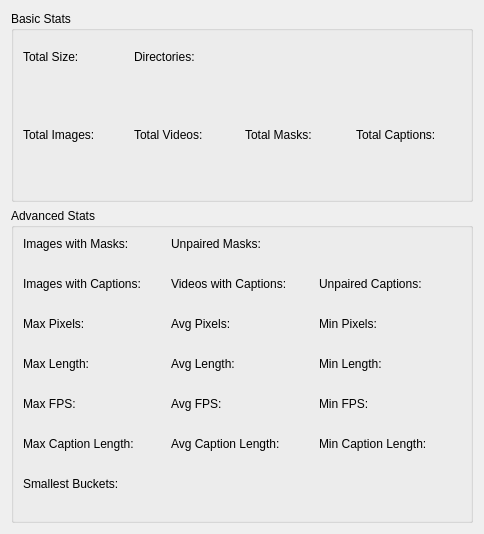
         <widget class="QWidget" name="scrollAreaWidgetContents">
          <property name="geometry">
           <rect>
            <x>0</x>
            <y>0</y>
            <width>484</width>
            <height>534</height>
           </rect>
          </property>
          <layout class="QVBoxLayout" name="verticalLayout">
           <item>
            <widget class="QGroupBox" name="groupBox_2">
             <property name="title">
              <string>Basic Stats</string>
             </property>
             <layout class="QGridLayout" name="gridLayout_7">
              <item row="0" column="1">
               <widget class="QLabel" name="label_22">
                <property name="text">
                 <string>Directories:</string>
                </property>
               </widget>
              </item>
              <item row="3" column="1">
               <widget class="QLabel" name="videoCountLbl">
                <property name="text">
                 <string/>
                </property>
               </widget>
              </item>
              <item row="2" column="0">
               <widget class="QLabel" name="label_33">
                <property name="text">
                 <string>Total Images:</string>
                </property>
               </widget>
              </item>
              <item row="2" column="1">
               <widget class="QLabel" name="label_34">
                <property name="text">
                 <string>Total Videos:</string>
                </property>
               </widget>
              </item>
              <item row="1" column="0">
               <widget class="QLabel" name="fileSizeLbl">
                <property name="text">
                 <string/>
                </property>
               </widget>
              </item>
              <item row="3" column="2">
               <widget class="QLabel" name="maskCountLbl">
                <property name="text">
                 <string/>
                </property>
               </widget>
              </item>
              <item row="1" column="1">
               <widget class="QLabel" name="dirCountLbl">
                <property name="text">
                 <string/>
                </property>
               </widget>
              </item>
              <item row="3" column="3">
               <widget class="QLabel" name="captionCountLbl">
                <property name="text">
                 <string/>
                </property>
               </widget>
              </item>
              <item row="3" column="0">
               <widget class="QLabel" name="imageCountLbl">
                <property name="text">
                 <string/>
                </property>
               </widget>
              </item>
              <item row="2" column="3">
               <widget class="QLabel" name="label_36">
                <property name="text">
                 <string>Total Captions:</string>
                </property>
               </widget>
              </item>
              <item row="0" column="0">
               <widget class="QLabel" name="label_21">
                <property name="text">
                 <string>Total Size:</string>
                </property>
               </widget>
              </item>
              <item row="2" column="2">
               <widget class="QLabel" name="label_35">
                <property name="text">
                 <string>Total Masks:</string>
                </property>
               </widget>
              </item>
             </layout>
            </widget>
           </item>
           <item>
            <widget class="QGroupBox" name="groupBox_3">
             <property name="title">
              <string>Advanced Stats</string>
             </property>
             <layout class="QGridLayout" name="gridLayout_8">
              <item row="6" column="2">
               <widget class="QLabel" name="label_53">
                <property name="text">
                 <string>Min Pixels:</string>
                </property>
               </widget>
              </item>
              <item row="6" column="1">
               <widget class="QLabel" name="label_52">
                <property name="text">
                 <string>Avg Pixels:</string>
                </property>
               </widget>
              </item>
              <item row="3" column="0">
               <widget class="QLabel" name="imageCountMaskLbl">
                <property name="text">
                 <string/>
                </property>
               </widget>
              </item>
              <item row="7" column="1">
               <widget class="QLabel" name="avgPixelsLbl">
                <property name="text">
                 <string/>
                </property>
               </widget>
              </item>
              <item row="12" column="0">
               <widget class="QLabel" name="label_69">
                <property name="text">
                 <string>Max Caption Length:</string>
                </property>
               </widget>
              </item>
              <item row="5" column="0">
               <widget class="QLabel" name="imageCountCaptionLbl">
                <property name="text">
                 <string/>
                </property>
               </widget>
              </item>
              <item row="4" column="0">
               <widget class="QLabel" name="label_46">
                <property name="text">
                 <string>Images with Captions:</string>
                </property>
               </widget>
              </item>
              <item row="14" column="0">
               <widget class="QLabel" name="captionMaxLbl">
                <property name="text">
                 <string/>
                </property>
               </widget>
              </item>
              <item row="4" column="2">
               <widget class="QLabel" name="label_48">
                <property name="text">
                 <string>Unpaired Captions:</string>
                </property>
               </widget>
              </item>
              <item row="14" column="2">
               <widget class="QLabel" name="captionMinLbl">
                <property name="text">
                 <string/>
                </property>
               </widget>
              </item>
              <item row="5" column="1">
               <widget class="QLabel" name="videoCountCaptionLbl">
                <property name="text">
                 <string/>
                </property>
               </widget>
              </item>
              <item row="6" column="0">
               <widget class="QLabel" name="label_51">
                <property name="text">
                 <string>Max Pixels:</string>
                </property>
               </widget>
              </item>
              <item row="9" column="0">
               <widget class="QLabel" name="lengthMaxLbl">
                <property name="text">
                 <string/>
                </property>
               </widget>
              </item>
              <item row="3" column="1">
               <widget class="QLabel" name="maskCountUnpairedLbl">
                <property name="text">
                 <string/>
                </property>
               </widget>
              </item>
              <item row="10" column="1">
               <widget class="QLabel" name="label_64">
                <property name="text">
                 <string>Avg FPS:</string>
                </property>
               </widget>
              </item>
              <item row="10" column="0">
               <widget class="QLabel" name="label_63">
                <property name="text">
                 <string>Max FPS:</string>
                </property>
               </widget>
              </item>
              <item row="7" column="0">
               <widget class="QLabel" name="maxPixelsLbl">
                <property name="text">
                 <string/>
                </property>
               </widget>
              </item>
              <item row="8" column="1">
               <widget class="QLabel" name="label_58">
                <property name="text">
                 <string>Avg Length:</string>
                </property>
               </widget>
              </item>
              <item row="11" column="1">
               <widget class="QLabel" name="fpsAvgLbl">
                <property name="text">
                 <string/>
                </property>
               </widget>
              </item>
              <item row="8" column="0">
               <widget class="QLabel" name="label_57">
                <property name="text">
                 <string>Max Length:</string>
                </property>
               </widget>
              </item>
              <item row="9" column="2">
               <widget class="QLabel" name="lengthMinLbl">
                <property name="text">
                 <string/>
                </property>
               </widget>
              </item>
              <item row="12" column="1">
               <widget class="QLabel" name="label_70">
                <property name="text">
                 <string>Avg Caption Length:</string>
                </property>
               </widget>
              </item>
              <item row="9" column="1">
               <widget class="QLabel" name="lengthAvgLbl">
                <property name="text">
                 <string/>
                </property>
               </widget>
              </item>
              <item row="11" column="2">
               <widget class="QLabel" name="fpsMinLbl">
                <property name="text">
                 <string/>
                </property>
               </widget>
              </item>
              <item row="8" column="2">
               <widget class="QLabel" name="label_59">
                <property name="text">
                 <string>Min Length:</string>
                </property>
               </widget>
              </item>
              <item row="10" column="2">
               <widget class="QLabel" name="label_65">
                <property name="text">
                 <string>Min FPS:</string>
                </property>
               </widget>
              </item>
              <item row="2" column="0">
               <widget class="QLabel" name="label_41">
                <property name="text">
                 <string>Images with Masks:</string>
                </property>
               </widget>
              </item>
              <item row="15" column="0">
               <widget class="QLabel" name="label_75">
                <property name="text">
                 <string>Smallest Buckets:</string>
                </property>
               </widget>
              </item>
              <item row="2" column="1">
               <widget class="QLabel" name="label_42">
                <property name="text">
                 <string>Unpaired Masks:</string>
                </property>
               </widget>
              </item>
              <item row="11" column="0">
               <widget class="QLabel" name="fpsMaxLbl">
                <property name="text">
                 <string/>
                </property>
               </widget>
              </item>
              <item row="12" column="2">
               <widget class="QLabel" name="label_71">
                <property name="text">
                 <string>Min Caption Length:</string>
                </property>
               </widget>
              </item>
              <item row="14" column="1">
               <widget class="QLabel" name="captionAvgLbl">
                <property name="text">
                 <string/>
                </property>
               </widget>
              </item>
              <item row="5" column="2">
               <widget class="QLabel" name="unpairedCaptionsLbl">
                <property name="text">
                 <string/>
                </property>
               </widget>
              </item>
              <item row="7" column="2">
               <widget class="QLabel" name="minPixelsLbl">
                <property name="text">
                 <string/>
                </property>
               </widget>
              </item>
              <item row="4" column="1">
               <widget class="QLabel" name="label_47">
                <property name="text">
                 <string>Videos with Captions:</string>
                </property>
               </widget>
              </item>
              <item row="16" column="0">
               <widget class="QLabel" name="smallBucketLbl">
                <property name="text">
                 <string/>
                </property>
               </widget>
              </item>
             </layout>
            </widget>
           </item>
          </layout>
         </widget>
